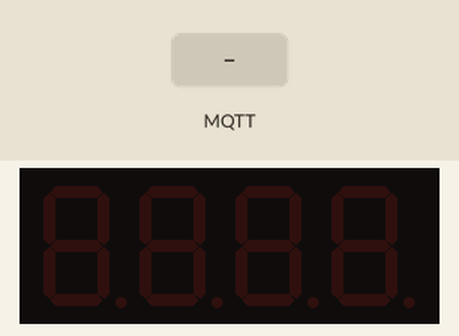
Recording of a sketch running on a simulated ESP8266 (NodeMCU). On the bench: 4-digit seven-segment display. The test bench sets the inputs (shaded band). WiFi joins after 1.5 s; servers stay silent unless stated; no MQTT or app messages arrive unless stated; what the sketch prints to the serial monitor is not drawn.

Above: at 2.8 s.
2.9 s: MQTT message "5" arrives on the first subscribed topic
At 4.6 s:
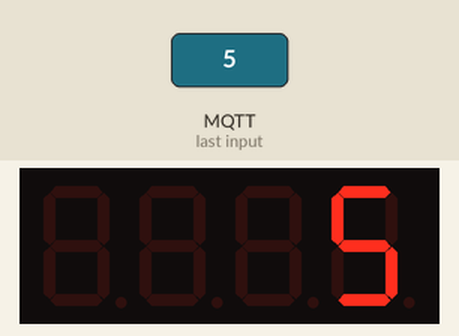
4.9 s: MQTT message "on" arrives on the first subscribed topic
At 6.3 s:
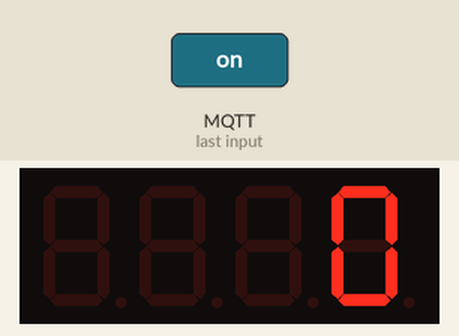
6.9 s: MQTT message "90" arrives on the second subscribed topic
At 7.8 s:
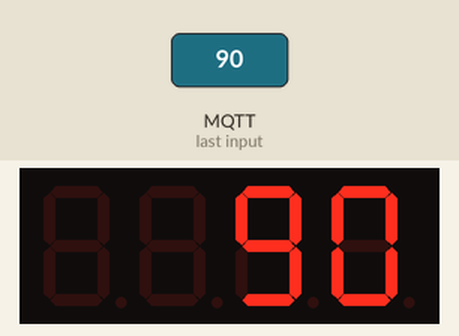
8.9 s: MQTT message "off" arrives on the first subscribed topic
At 9.3 s:
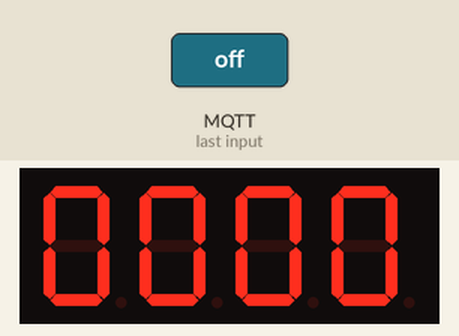
Timing chart, 0 to 11.9 s (numbered marks = the images above; inputs shaded):
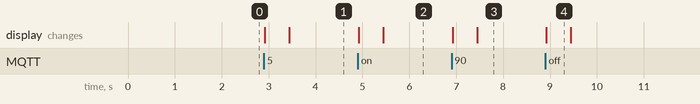

Measured:
- after the input at 2.9 s, the display: first changes at once (image 1 shows a later state)
- after the input at 4.9 s, the display: first changes at once (image 2 shows a later state)
- after the input at 6.9 s, the display: first changes at once (image 3 shows a later state)
- after the input at 8.9 s, the display: changes at once (image 4)
- what the display in image 4 shows lasts 0.5 s, from 8.9 s to 9.4 s

The sketch:

mqtt_to_tm1637-2.ino
```cpp
#include <ESP8266WiFi.h>
#include <PubSubClient.h>
#include <TM1637Display.h>

// Update these with values suitable for your network.
const char* ssid = "HomeNet 0105";//put your wifi ssid here
const char* password = "euroeuro1";//put your wifi password here
const char* mqtt_server = "io.adafruit.com"; //const char* mqtt_server = "iot.eclipse.org";
//const char *topic = "pixi3cr/f/c1";
const char *mqtt_username = "pixi3cr";
const char *mqtt_password = "674fd6eac2cd414397e1826be1106988";

const int timereset = 100000;

String MQTT_to_Holding[20];  // Array recepcion valores MQTT // Array reception MQTT values

const int CLK = 4; //Set the CLK pin connection to the display
const int DIO = 2; //Set the DIO pin connection to the display

TM1637Display display(CLK, DIO); //set up the 4-Digit Display.
WiFiClient espClient;
PubSubClient client(espClient);
//long lastMsg = 0;
//char msg[50];
//int nove = 0;
int value = 0;
void setup_wifi() {
   delay(100);
  // We start by connecting to a WiFi network
    Serial.print("Connecting to ");
    Serial.println(ssid);
    WiFi.begin(ssid, password);
    while (WiFi.status() != WL_CONNECTED)
    {
      delay(500);
      Serial.print(".");
    }
  randomSeed(micros());
  Serial.println("");
  Serial.println("WiFi connected");
  Serial.println("IP address: ");
  Serial.println(WiFi.localIP());
}
void callback(char *topic, byte *payload, unsigned int length) {
String string;
int string1;
int res1;
  Serial.print("Message arrived [");
  Serial.print(topic);
  Serial.print("] ");
display.showNumberDec(0, true);  // Expect: 0000
delay(500);
  int cantidad=0 ;   // cantidad de registros  //  number of records
  for (int i = 0; i < length; i++) {
  string+=((char)payload[i]);
  res1+=i;
  }

  Serial.println(string);  // Imprime mensajes MQTT Recibidos // Prints MQTT messages received
  string1 = string.toInt();
 display.showNumberDec(string1,false,4,0); //Display the numCounter value;       Serial.println(test - '0');
Serial.println(res1);

if (res1 >= timereset) {
Serial.println(res1);
  delay(5000);
 display.showNumberHexEx(0xff, 0, true);        // Expect: f1Af
  delay(5000);
   Serial.println("Reset..");
    ESP.restart();
}

}

void reconnect() {
  // Loop until we're reconnected
  while (!client.connected())
  {
 String client_id = "esp8266-client-";
      client_id += String(WiFi.macAddress());
      Serial.printf("The client %s connects to the public mqtt broker\n", client_id.c_str());
      if (client.connect(client_id.c_str(), mqtt_username, mqtt_password)) {
          Serial.println("Public mqtt broker connected");
      client.subscribe("pixi3cr/f/c1");
       client.subscribe("pixi3cr/f/v1");
    } else {
      Serial.print("failed, rc=");
      Serial.print(client.state());
      Serial.println(" try again in 5 seconds");
      // Wait 6 seconds before retrying
      delay(6000);
    }
  }
} //end reconnect()

void setup() {
  Serial.begin(115200);
  setup_wifi();
  client.setServer(mqtt_server, 1883);
  display.setBrightness(0x0a); //set the diplay to maximum brightness
}

void loop() {
  if (!client.connected()) {
    reconnect();
  }

  client.setCallback(callback);
  client.loop();
}
```
